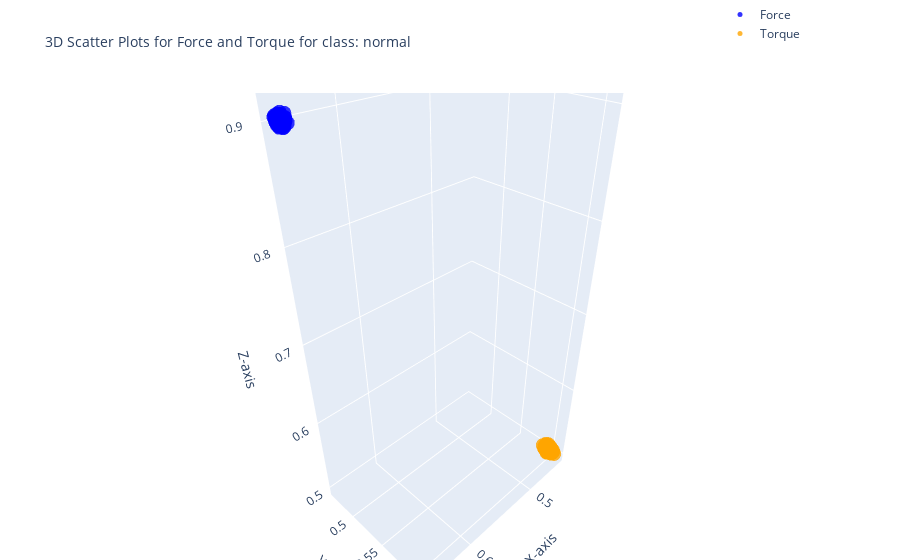

The notebook cell saved with this chart:
### Code cell
import plotly.graph_objects as go
class_name = unique_classes[0]
df_fr_collision=class_dfs[class_name]
# 3D scatter plot for Force (Fx, Fy, Fz)
force_plot = go.Scatter3d(
    x=df_fr_collision['Fx'],
    y=df_fr_collision['Fy'],
    z=df_fr_collision['Fz'],
    mode='markers',
    marker=dict(size=5, color='blue', opacity=0.8),
    name='Force'
)

# 3D scatter plot for Torque (Tx, Ty, Tz)
torque_plot = go.Scatter3d(
    x=df_fr_collision['Tx'],
    y=df_fr_collision['Ty'],
    z=df_fr_collision['Tz'],
    mode='markers',
    marker=dict(size=5, color='orange', opacity=0.8),
    name='Torque'
)

# Create subplots
fig = go.Figure()

# Add Force plot
fig.add_trace(force_plot)
fig.add_trace(torque_plot)

# Layout settings
fig.update_layout(
    title='3D Scatter Plots for Force and Torque for class: ' + class_name,
    title_font=dict(size=14),  # Change the title font size
    scene=dict(
        xaxis_title='X-axis',
        yaxis_title='Y-axis',
        zaxis_title='Z-axis'
    ),
    legend=dict(x=0.8, y=1.2),
    margin=dict(l=0, r=0, b=0, t=40)
)

fig.show()

### Figure 1 — Plotly figure (JSON) as saved in the notebook; plotly's stock layout.template omitted (floating-point values rounded to 4 significant figures; data arrays with more than 128 entries replaced by an {"elided": "..."} marker saying what was removed)
{"data": [{"marker": {"color": "blue", "opacity": 0.8, "size": 5}, "mode": "markers", "name": "Force", "type": "scatter3d", "x": {"elided": "360 float values"}, "y": {"elided": "360 float values"}, "z": {"elided": "360 float values"}}, {"marker": {"color": "orange", "opacity": 0.8, "size": 5}, "mode": "markers", "name": "Torque", "type": "scatter3d", "x": {"elided": "360 float values"}, "y": {"elided": "360 float values"}, "z": {"elided": "360 float values"}}], "layout": {"legend": {"x": 0.8, "y": 1.2}, "margin": {"b": 0, "l": 0, "r": 0, "t": 40}, "scene": {"xaxis": {"title": {"text": "X-axis"}}, "yaxis": {"title": {"text": "Y-axis"}}, "zaxis": {"title": {"text": "Z-axis"}}}, "title": {"font": {"size": 14}, "text": "3D Scatter Plots for Force and Torque for class: normal"}}}
